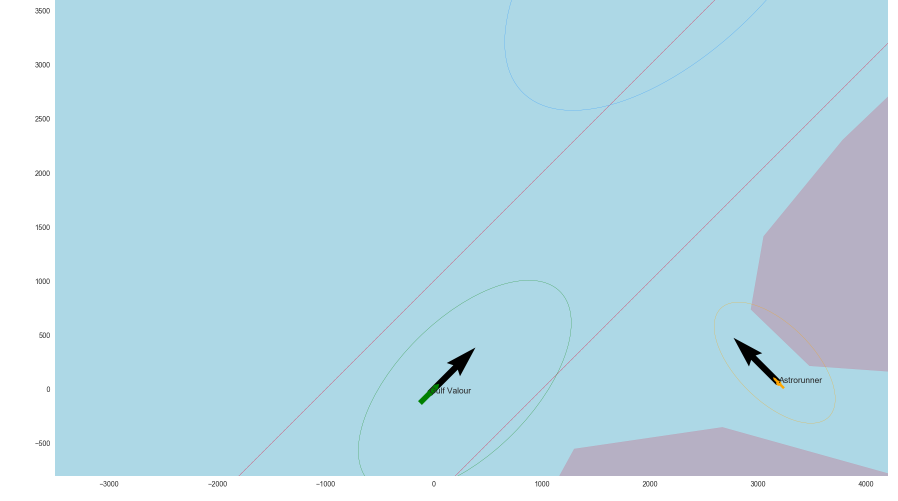
#> input picture Model/Version-B/MT-case/t-0.png, 1796 x 1002 px, given in place of t-80.png, which was not available (shown at 1/2 size)
$ python crop.py
#> lines starting #> are read from the running program, lines starting #| are printed output that depends on the picture
from PIL import Image

def cropImage(filename):
#> called with filename = 't-80.png'
    im = Image.open(filename)
#> im is the input picture: PIL image 1796x1002 RGBA; mean R, G, B, A 182.8, 216.6, 229.3, 255
    left, top, right, bottom = 330, 70, 1600, 900
    im2 = im.crop((left, top, right, bottom))
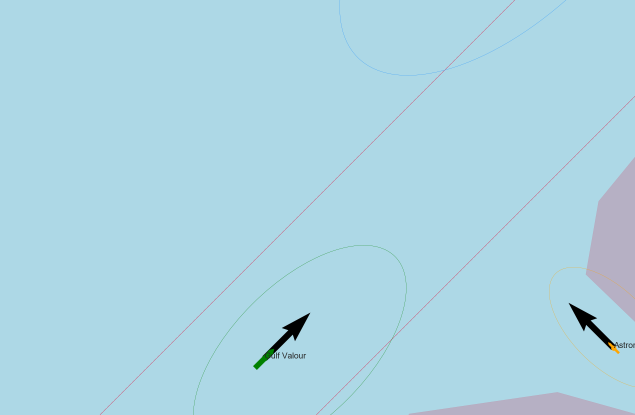
#> im2: PIL image 1270x830 RGBA (shown at 1/2 size); mean R, G, B, A 172.5, 213.7, 227.7, 255
    im2.save(filename)

for time in [80, 145, 200, 250, 300, 320, 350, 400, 450, 500, 575, 700]:
    filename = "t-%d.png" % time
    cropImage(filename)
#> pass 2 of the loop `for time in [80, 145, 200, 250, 300, 320, 350, 400, 450, 500, 575, 700]:`:
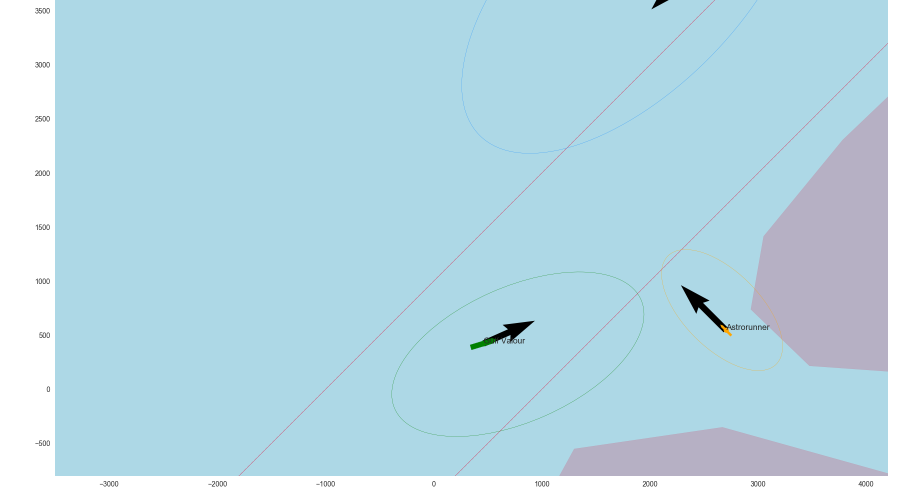
#> input picture Model/Version-B/MT-case/t-100.png, 1796 x 1002 px, given in place of t-145.png, which was not available (shown at 1/2 size)
#> in cropImage, im is the input picture: PIL image 1796x1002 RGBA; mean R, G, B, A 182.8, 216.6, 229.3, 255
#> in cropImage (call 2), `im2 = im.crop((left, top, right, bottom))`:
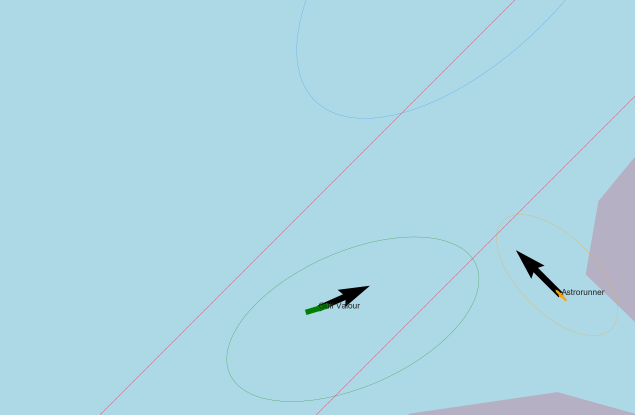
#> im2: PIL image 1270x830 RGBA (shown at 1/2 size); mean R, G, B, A 172.5, 213.7, 227.6, 255
#> (the run stopped early here; a loop or call above may not have finished)
